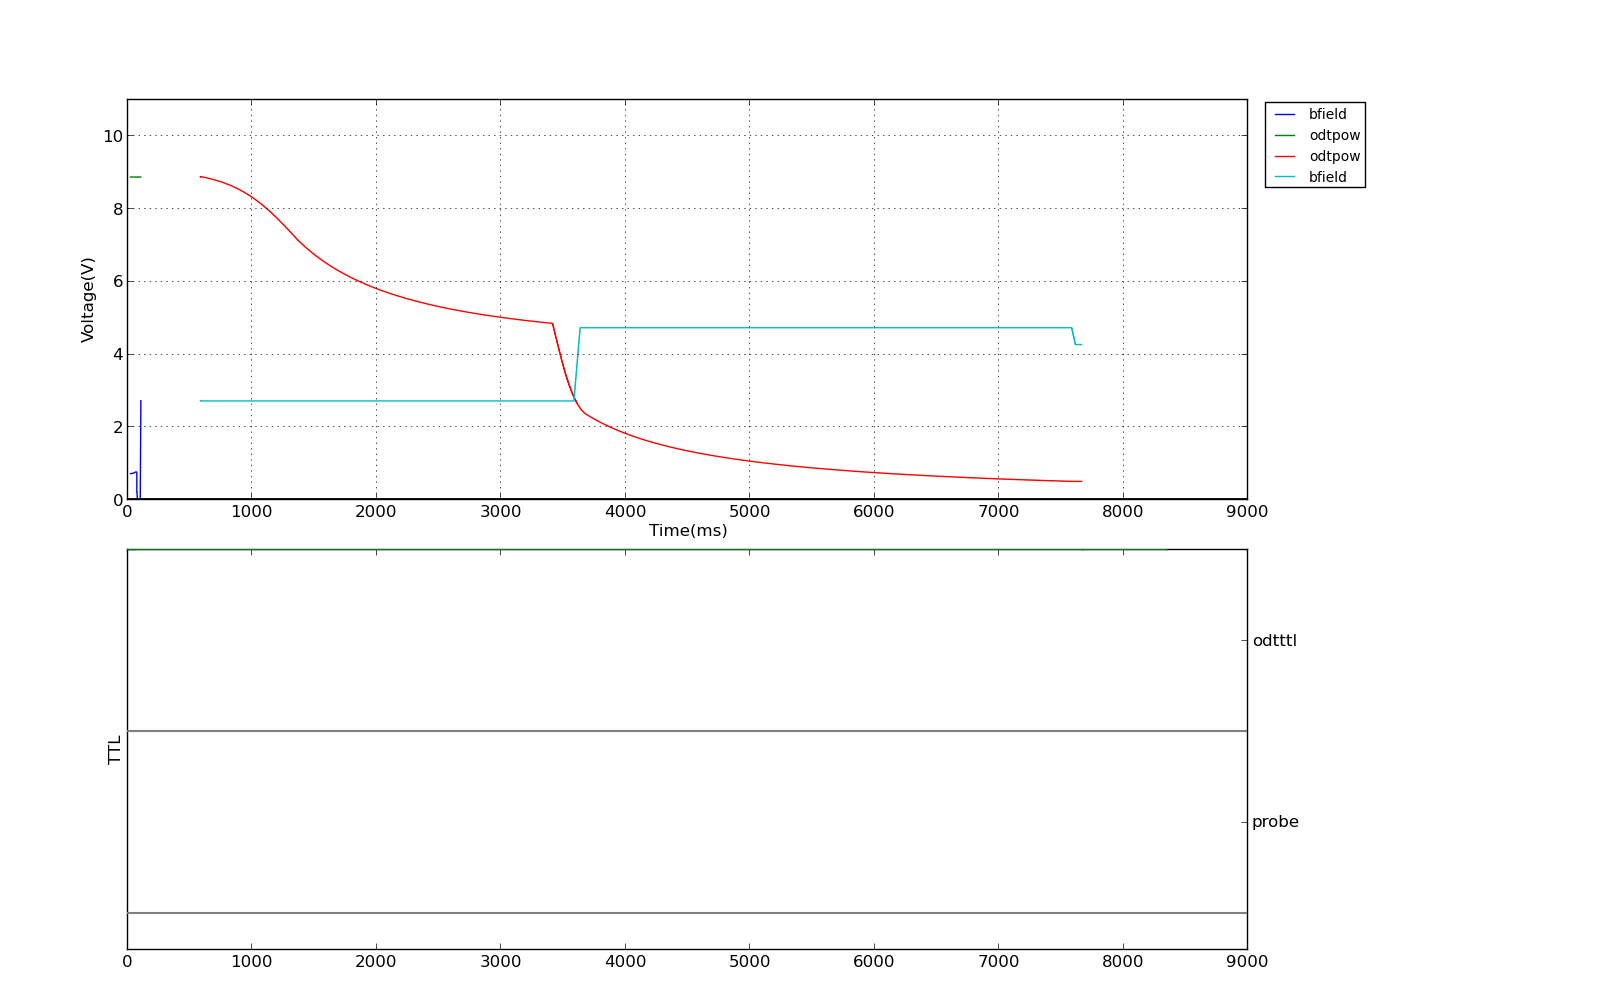

This chart was generated by the following Python code:
"""Make sure the report file at
   Savedir/reportRunNumber.INI 
   
   Savedir and RunNumber are specified in settings.INI
   
   exists otherwise this code won't compile. 
"""
__author__ = "Pedro M Duarte"

import time
t0=time.time()

print "\n----- Evap_UVMOT_Image_ZEROCROSSING.py -----\n"

import sys, math
sys.path.append('L:/software/apparatus3/seq/utilspy')
sys.path.append('L:/software/apparatus3/seq/seqspy')
sys.path.append('L:/software/apparatus3/convert')
import seq, wfm, gen, cnc, odt, andor, highfield_uvmot
report=gen.getreport()


#PARAMETERS
stepsize = float(report['SEQ']['stepsize'])
tof      = float(report['ANDOR']['tof'])
exp      = float(report['ANDOR']['exp'])
noatoms  = float(report['ANDOR']['noatoms'])

#SEQUENCE
s=seq.sequence(stepsize)
s=gen.initial(s)

s.wait(0.0)


s.digichg('hfimg',1)
s.digichg('odt7595',0)

#Do CNC, UVMOT, and field ramps
s, toENDBFIELD = highfield_uvmot.go_to_highfield(s)

# Add evaporation ramp to ODT
free = float(report['EVAP']['free'])
image= float(report['EVAP']['image'])
buffer=10.0 #Time needed to re-latch the trigger for the AOUTS
if free < buffer + toENDBFIELD :
    print 'Need at list ' + str(buffer) + 'ms of free evap before evaporation can be triggered'
    print 'Currently ramps end at %f , and free is %f' % (toENDBFIELD,free)
    exit(1)
s.wait(free)
odtpow, ENDEVAP, cpowend, ipganalog = odt.odt_evap(image)
evap_ss = float(report['EVAP']['evapss'])

bias = float(report['FESHBACH']['bias'])
zcrampdt = float(report['ZEROCROSS']['zcrampdt'])
zcdt = float(report['ZEROCROSS']['zcdt'])
zcbias = float(report['ZEROCROSS']['zcbias'])


bfield = wfm.wave('bfield',bias,evap_ss)

#~ bfield.extend(odtpow.dt()-zcdt-zcrampdt)
#~ bfield.linear(zcbias,zcrampdt)
#~ bfield.extend(odtpow.dt())

bfield.extend(odtpow.dt())
bfield.linear(zcbias,zcrampdt)
bfield.appendhold(zcdt)
odtpow.extend(bfield.dt())
ipganalog.extend(bfield.dt())

#s.analogwfm_add(evap_ss,[odtpow,bfield])
s.analogwfm_add(evap_ss,[odtpow,bfield,ipganalog])
# ENDEVAP should be equal to image

#~ s.wait(image)

s.wait(image+zcdt+zcrampdt)

#RELEASE FROM IR TRAP
#print s.digital_chgs_str(500,100000., ['cameratrig','probe','odtttl','prshutter'])
s.digichg('odtttl',0)
odttof = float(report['ODT']['odttof'])
s.wait(odttof)
#print s.digital_chgs_str(500,100000., ['cameratrig','probe','odtttl','prshutter'])

#TAKE PICTURES
light = 'probe'
#light = 'motswitch'
#light = 'bragg'
trap_on_picture = 1
kinetics = gen.bstr('Kinetics',report)
print '...kinetics = ' + str(kinetics)
if kinetics == True:
    s,SERIESDT = andor.KineticSeries4(s,exp,light,noatoms, trap_on_picture)
else:
    s,SERIESDT = andor.FKSeries2(s,stepsize,exp,light,noatoms, trap_on_picture)
#print s.digital_chgs_str(500,100000.,['cameratrig','probe','odtttl','prshutter'])

#After taking a picture sequence returns at time of the last probe strobe
#Wait 30ms to get past the end
s.wait(30.0)
s=gen.shutdown(s)
s.digichg('odtttl',0)
s.digichg('odt7595',0)

#print s.digital_chgs_str(500,100000., ['cameratrig','probe','odtttl','prshutter'])
#print s.digital_chgs_str(0.,100000.)

s.save('L:/software/apparatus3/seq/seqstxt/expseq.txt')
s.clear_disk()
        
print '...Compilation = %.2f seconds\n' % (time.time()-t0)